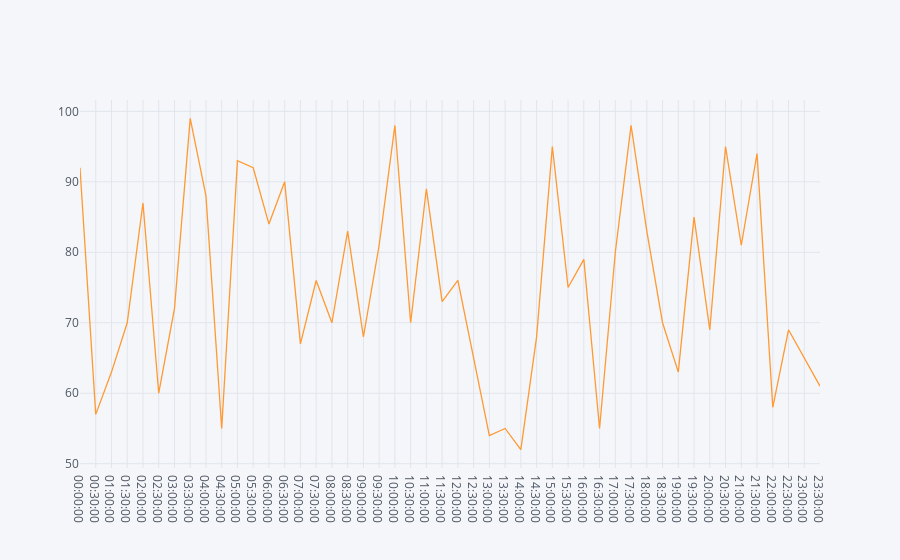

Notebook source saved alongside this figure:
### Code cell
xl.iplot(kind='line',x='Time',y='Pulse rate',size=10)

### Figure 1 — Plotly figure (JSON) as saved in the notebook; plotly's stock layout.template omitted (floating-point values rounded to 4 significant figures)
{"data": [{"line": {"color": "rgba(255, 153, 51, 1.0)", "dash": "solid", "shape": "linear", "width": 1.3}, "mode": "lines", "name": "Pulse rate", "text": "", "type": "scatter", "x": ["00:00:00", "00:30:00", "01:00:00", "01:30:00", "02:00:00", "02:30:00", "03:00:00", "03:30:00", "04:00:00", "04:30:00", "05:00:00", "05:30:00", "06:00:00", "06:30:00", "07:00:00", "07:30:00", "08:00:00", "08:30:00", "09:00:00", "09:30:00", "10:00:00", "10:30:00", "11:00:00", "11:30:00", "12:00:00", "12:30:00", "13:00:00", "13:30:00", "14:00:00", "14:30:00", "15:00:00", "15:30:00", "16:00:00", "16:30:00", "17:00:00", "17:30:00", "18:00:00", "18:30:00", "19:00:00", "19:30:00", "20:00:00", "20:30:00", "21:00:00", "21:30:00", "22:00:00", "22:30:00", "23:00:00", "23:30:00"], "y": [92, 57, 63, 70, 87, 60, 72, 99, 88, 55, 93, 92, 84, 90, 67, 76, 70, 83, 68, 81, 98, 70, 89, 73, 76, 65, 54, 55, 52, 68, 95, 75, 79, 55, 80, 98, 83, 70, 63, 85, 69, 95, 81, 94, 58, 69, 65, 61]}], "layout": {"legend": {"bgcolor": "#F5F6F9", "font": {"color": "#4D5663"}}, "paper_bgcolor": "#F5F6F9", "plot_bgcolor": "#F5F6F9", "title": {"font": {"color": "#4D5663"}}, "xaxis": {"gridcolor": "#E1E5ED", "showgrid": true, "tickfont": {"color": "#4D5663"}, "title": {"font": {"color": "#4D5663"}, "text": ""}, "zerolinecolor": "#E1E5ED"}, "yaxis": {"gridcolor": "#E1E5ED", "showgrid": true, "tickfont": {"color": "#4D5663"}, "title": {"font": {"color": "#4D5663"}, "text": ""}, "zerolinecolor": "#E1E5ED"}}}
